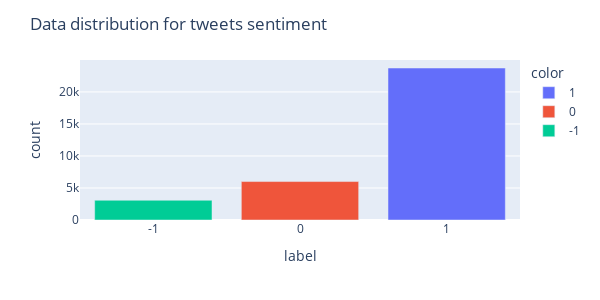

The notebook cell saved with this chart:
### Code cell
display_dist(train_replace)

### Figure 1 — Plotly figure (JSON) as saved in the notebook; plotly's stock layout.template omitted (floating-point values rounded to 4 significant figures)
{"data": [{"alignmentgroup": "True", "hovertemplate": "color=1<br>index=%{x}<br>y=%{y}<extra></extra>", "legendgroup": "1", "marker": {"color": "#636efa", "pattern": {"shape": ""}}, "name": "1", "offsetgroup": "1", "orientation": "v", "showlegend": true, "textposition": "auto", "type": "bar", "x": [1], "xaxis": "x", "y": [23737], "yaxis": "y"}, {"alignmentgroup": "True", "hovertemplate": "color=0<br>index=%{x}<br>y=%{y}<extra></extra>", "legendgroup": "0", "marker": {"color": "#EF553B", "pattern": {"shape": ""}}, "name": "0", "offsetgroup": "0", "orientation": "v", "showlegend": true, "textposition": "auto", "type": "bar", "x": [0], "xaxis": "x", "y": [6004], "yaxis": "y"}, {"alignmentgroup": "True", "hovertemplate": "color=-1<br>index=%{x}<br>y=%{y}<extra></extra>", "legendgroup": "-1", "marker": {"color": "#00cc96", "pattern": {"shape": ""}}, "name": "-1", "offsetgroup": "-1", "orientation": "v", "showlegend": true, "textposition": "auto", "type": "bar", "x": [-1], "xaxis": "x", "y": [3085], "yaxis": "y"}], "layout": {"barmode": "relative", "height": 300, "legend": {"title": {"text": "color"}, "tracegroupgap": 0}, "margin": {"t": 60}, "title": {"text": "Data distribution for tweets sentiment"}, "width": 600, "xaxis": {"anchor": "y", "categoryorder": "category ascending", "domain": [0, 1], "title": {"text": "label"}, "type": "category"}, "yaxis": {"anchor": "x", "domain": [0, 1], "title": {"text": "count"}}}}
